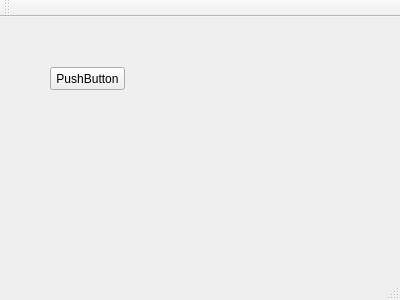
<?xml version="1.0" encoding="UTF-8"?>
<ui version="4.0">
 <class>MA_MainWindow</class>
 <widget class="QMainWindow" name="MA_MainWindow">
  <property name="geometry">
   <rect>
    <x>0</x>
    <y>0</y>
    <width>400</width>
    <height>300</height>
   </rect>
  </property>
  <property name="windowTitle">
   <string>MA_MainWindow</string>
  </property>
  <widget class="QWidget" name="centralWidget">
   <widget class="QPushButton" name="pushButton">
    <property name="geometry">
     <rect>
      <x>50</x>
      <y>50</y>
      <width>75</width>
      <height>23</height>
     </rect>
    </property>
    <property name="text">
     <string>PushButton</string>
    </property>
   </widget>
  </widget>
  <widget class="QMenuBar" name="menuBar">
   <property name="geometry">
    <rect>
     <x>0</x>
     <y>0</y>
     <width>400</width>
     <height>21</height>
    </rect>
   </property>
  </widget>
  <widget class="QToolBar" name="mainToolBar">
   <attribute name="toolBarArea">
    <enum>TopToolBarArea</enum>
   </attribute>
   <attribute name="toolBarBreak">
    <bool>false</bool>
   </attribute>
  </widget>
  <widget class="QStatusBar" name="statusBar"/>
 </widget>
 <layoutdefault spacing="6" margin="11"/>
 <resources/>
 <connections/>
</ui>
